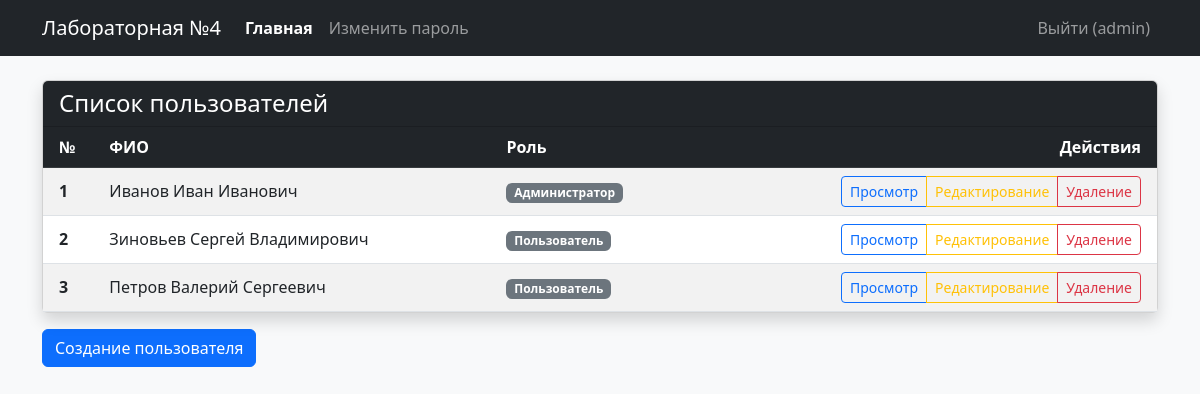
The page / (signed in) on the database its author committed.
### tables this page shows
CREATE TABLE users (
    id INTEGER PRIMARY KEY AUTOINCREMENT,
    login TEXT NOT NULL UNIQUE,
    password_hash TEXT NOT NULL,
    last_name TEXT,
    first_name TEXT NOT NULL,
    middle_name TEXT,
    role_id INTEGER,
    created_at TIMESTAMP DEFAULT CURRENT_TIMESTAMP,
    FOREIGN KEY (role_id) REFERENCES roles(id) ON DELETE SET NULL
);

CREATE TABLE roles (
    id INTEGER PRIMARY KEY AUTOINCREMENT,
    name TEXT NOT NULL UNIQUE,
    description TEXT
);

### app.py (the view)
@app.route('/')
def index():
    conn = get_db_conn()
    users = conn.execute('''
        SELECT u.id, u.login, u.last_name, u.first_name, u.middle_name, r.name as role_name
        FROM users u
        LEFT JOIN roles r ON u.role_id = r.id
    ''').fetchall()
    conn.close()
    return render_template('index.html', users=users)

### app.py (called while the page is built)
def get_db_conn():
    conn = sqlite3.connect(app.config['DATABASE'])
    conn.row_factory = sqlite3.Row
    return conn

@login_manager.user_loader
def load_user(user_id):
    conn = get_db_conn()
    res = conn.execute('SELECT id, login, role_id FROM users WHERE id = ?', (user_id,)).fetchone()
    conn.close()
    if res:
        return User(res['id'], res['login'], res['role_id'])
    return None

### templates/index.html (shortened to what this page needs)
{% extends "base.html" %}
{% block content %}
<div class="card shadow">
    <div class="card-header bg-dark text-white d-flex justify-content-between align-items-center">
        <h4 class="mb-0">Список пользователей</h4>
    </div>
    <div class="card-body p-0">
        <table class="table table-striped table-hover mb-0">
            <thead class="table-dark">
                <tr>
                    <th scope="col" class="ps-3">№</th>
                    <th scope="col">ФИО</th>
                    <th scope="col">Роль</th>
                    <th scope="col" class="text-end pe-3">Действия</th>
                </tr>
            </thead>
            <tbody>
                {% for user in users %}
                <tr>
                    <th scope="row" class="ps-3 align-middle">{{ loop.index }}</th>
                    <td class="align-middle">
                        {{ user.last_name or '' }} {{ user.first_name }} {{ user.middle_name or '' }}
                    </td>
                    <td class="align-middle">
                        <span class="badge bg-secondary">{{ user.role_name or 'Нет роли' }}</span>
                    </td>
                    <td class="text-end pe-3 align-middle">
                        <div class="btn-group btn-group-sm">
                            <a href="{{ url_for('view_user', user_id=user.id) }}" class="btn btn-outline-primary">Просмотр</a>
                            {% if current_user.is_authenticated %}
                            <a href="{{ url_for('edit_user', user_id=user.id) }}" class="btn btn-outline-warning">Редактирование</a>
                            <button type="button" class="btn btn-outline-danger"
                                    data-bs-toggle="modal"
                                    data-bs-target="#deleteModal"
                                    data-id="{{ user.id }}"
                                    data-fio="{{ user.last_name or '' }} {{ user.first_name }} {{ user.middle_name or '' }}">
                                Удаление
                            </button>
                            {% endif %}
                        </div>
                    </td>
                </tr>
                {% else %}
                <tr>
                    <td colspan="4" class="text-center py-4 text-muted">Пользователи отсутствуют в базе данных.</td>
                </tr>
                {% endfor %}
            </tbody>
        </table>
    </div>
</div>
{% if current_user.is_authenticated %}
<div class="mt-3">
    <a href="{{ url_for('create_user') }}" class="btn btn-primary">Создание пользователя</a>
</div>
{% endif %}
{% endblock %}

### templates/base.html (shortened to what this page needs)
<!DOCTYPE html>
<html lang="ru">
<head>
    <link href="https://cdn.jsdelivr.net/npm/bootstrap@5.3.0/dist/css/bootstrap.min.css" rel="stylesheet">
</head>
<body class="bg-light">
    <nav class="navbar navbar-expand-lg navbar-dark bg-dark mb-4">
        <div class="container">
            <a class="navbar-brand" href="{{ url_for('index') }}">Лабораторная №4</a>
            <div class="collapse navbar-collapse" id="navbarNav">
                <ul class="navbar-nav me-auto">
                    <li class="nav-item">
                        <a class="nav-link {{ 'active' if request.endpoint == 'index' }}"
                           href="{{ url_for('index') }}">Главная</a>
                    </li>
                    {% if current_user.is_authenticated %}
                    <li class="nav-item">
                        <a class="nav-link {{ 'active' if request.endpoint == 'change_password' }}"
                           href="{{ url_for('change_password') }}">Изменить пароль</a>
                    </li>
                    {% endif %}
                </ul>
                <ul class="navbar-nav">
                    {% if current_user.is_authenticated %}
                    <li class="nav-item">
                        <a class="nav-link" href="{{ url_for('logout') }}">Выйти ({{ current_user.login }})</a>
                    </li>
                    {% else %}
                    <li class="nav-item">
                        <a class="nav-link {{ 'active' if request.endpoint == 'login' }}"
                           href="{{ url_for('login') }}">Войти</a>
                    </li>
                    {% endif %}
                </ul>
            </div>
        </div>
    </nav>
    <div class="container">
        {% block content %}{% endblock %}
    </div>
</body>
</html>

### templates/base.html (style rules this page uses)
.navbar-dark .navbar-nav .nav-link.active { color: #fff; font-weight: bold; }

### rows shown on the page
users: login "admin", last_name "Иванов", first_name "Иван", middle_name "Иванович", name "Администратор"
users: last_name "Зиновьев", first_name "Сергей", middle_name "Владимирович", name "Пользователь"
users: last_name "Петров", first_name "Валерий", middle_name "Сергеевич", name "Пользователь"
